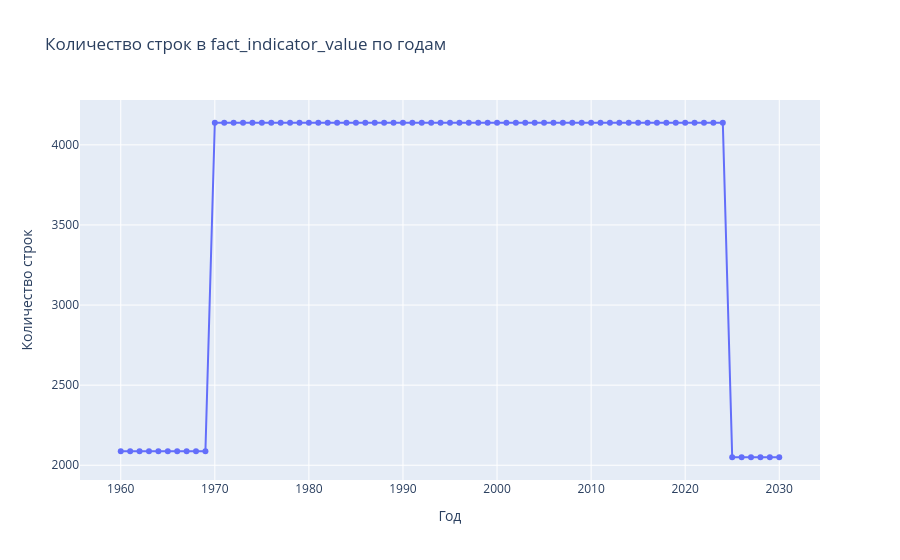

The code cell stored with this chart in its notebook:
### Code cell
fig = px.line(
    rows_by_year,
    x="year",
    y="n_rows",
    markers=True,
    title="Количество строк в fact_indicator_value по годам"
)
fig.update_layout(xaxis_title="Год", yaxis_title="Количество строк")
fig.show()

### Figure 1 — Plotly figure (JSON) as saved in the notebook; plotly's stock layout.template omitted (floating-point values rounded to 4 significant figures)
{"data": [{"hovertemplate": "year=%{x}<br>n_rows=%{y}<extra></extra>", "legendgroup": "", "line": {"color": "#636efa", "dash": "solid"}, "marker": {"symbol": "circle"}, "mode": "lines+markers", "name": "", "orientation": "v", "showlegend": false, "type": "scatter", "x": [1960, 1961, 1962, 1963, 1964, 1965, 1966, 1967, 1968, 1969, 1970, 1971, 1972, 1973, 1974, 1975, 1976, 1977, 1978, 1979, 1980, 1981, 1982, 1983, 1984, 1985, 1986, 1987, 1988, 1989, 1990, 1991, 1992, 1993, 1994, 1995, 1996, 1997, 1998, 1999, 2000, 2001, 2002, 2003, 2004, 2005, 2006, 2007, 2008, 2009, 2010, 2011, 2012, 2013, 2014, 2015, 2016, 2017, 2018, 2019, 2020, 2021, 2022, 2023, 2024, 2025, 2026, 2027, 2028, 2029, 2030], "xaxis": "x", "y": [2088, 2088, 2088, 2088, 2088, 2088, 2088, 2088, 2088, 2088, 4138, 4138, 4138, 4138, 4138, 4138, 4138, 4138, 4138, 4138, 4138, 4138, 4138, 4138, 4138, 4138, 4138, 4138, 4138, 4138, 4138, 4138, 4138, 4138, 4138, 4138, 4138, 4138, 4138, 4138, 4138, 4138, 4138, 4138, 4138, 4138, 4138, 4138, 4138, 4138, 4138, 4138, 4138, 4138, 4138, 4138, 4138, 4138, 4138, 4138, 4138, 4138, 4138, 4138, 4138, 2050, 2050, 2050, 2050, 2050, 2050], "yaxis": "y"}], "layout": {"legend": {"tracegroupgap": 0}, "title": {"text": "Количество строк в fact_indicator_value по годам"}, "xaxis": {"anchor": "y", "domain": [0, 1], "title": {"text": "Год"}}, "yaxis": {"anchor": "x", "domain": [0, 1], "title": {"text": "Количество строк"}}}}
